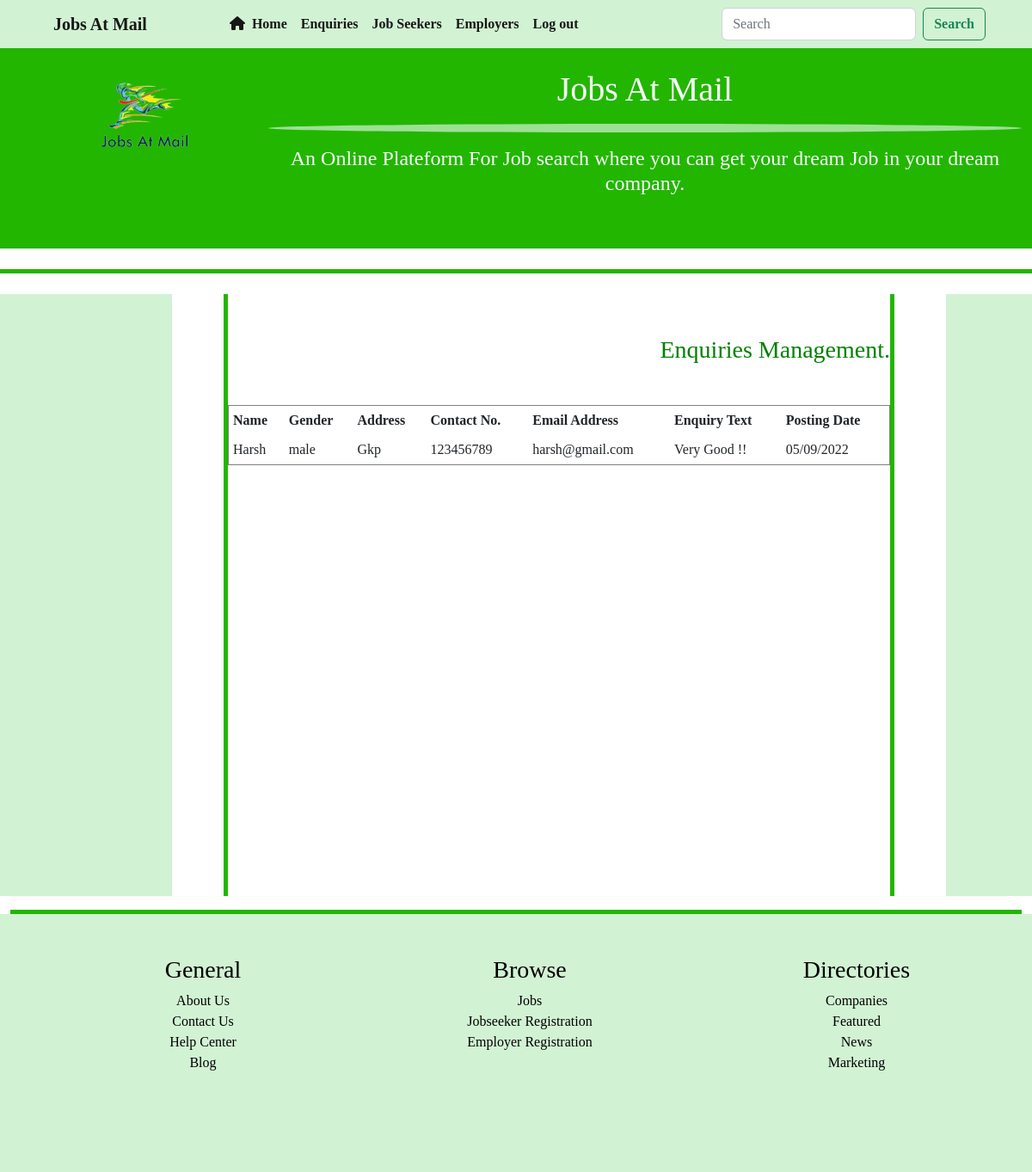
/enquiries/ (signed in), run on the app's committed database.
### jamapp/models.py (models this page shows)
class Enquiry(models.Model):
    name=models.CharField(max_length=50)
    gender=models.CharField(max_length=6)
    address=models.TextField()
    contactno=models.CharField(max_length=15)
    emailaddress=models.EmailField(max_length=50)
    enquirytext=models.TextField()
    posteddate=models.CharField(max_length=10)

### jamapp/views.py (the view)
# urls.py: path('enquiries/',views.enquiries,name='enquiries'),
def enquiries(request):
    try :
        if request.session['admin']:
            enq=Enquiry.objects.all()
            return render(request,'enquiries.html',{'enq':enq})
    except :
        return render(request,'login.html')

### jamapp/templates/enquiries.html
{% extends "adminbase.html" %}
{% block body %}
<h3 style="color:green;text-align:end; width:100%;">
    Enquiries Management.
</h3>
<div style="width:100%;overflow-x:scroll;" class="mt-5">
        <table border="1" style="width:100%;margin:0px auto;" cellpadding="5px">
            <tr>
                <th>Name</th>
                <th>Gender</th>
                <th>Address</th>
                <th>Contact No.</th>
                <th>Email Address</th>
                <th>Enquiry Text</th>
                <th>Posting Date</th>
            </tr>
            {% for e in enq %}
            <tr>
                <td>{{e.name}}</td>
                <td>{{e.gender}}</td>
                <td>{{e.address}}</td>
                <td>{{e.contactno}}</td>
                <td>{{e.emailaddress}}</td>
                <td>{{e.enquirytext}}</td>
                <td>{{e.posteddate}}</td>
            </tr>
            {% endfor %}
        </table>
</div>
{% endblock body %}

### jamapp/static/css/style.css (style rules this page uses)
body { font-family: Georgia, 'Times New Roman', Times, serif; }

### data on the page
Enquiry: name "Harsh", gender "male", address "Gkp", contactno "123456789", emailaddress "harsh@gmail.com", enquirytext "Very Good !!", posteddate "05/09/2022"
